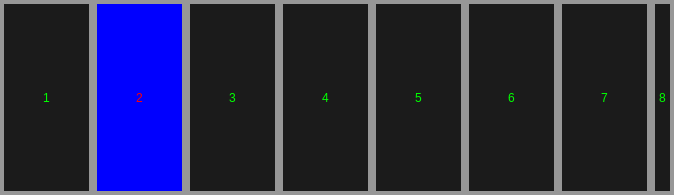
<?xml version="1.0" encoding="UTF-8"?>
<ui version="4.0">
 <class>Form</class>
 <widget class="QWidget" name="Form">
  <property name="geometry">
   <rect>
    <x>0</x>
    <y>0</y>
    <width>674</width>
    <height>195</height>
   </rect>
  </property>
  <property name="windowTitle">
   <string>Form</string>
  </property>
  <property name="styleSheet">
   <string notr="true">QLabel {
    background-color: #1B1B1B;
    color: rgb(0, 255, 0);
    border: 4px solid #979797;
}
QLabel#xxx1 {
    background-color: rgb(0, 0, 255);
    color: rgb(255, 0, 0);
}</string>
  </property>
  <layout class="QHBoxLayout" name="horizontalLayout" stretch="4,4,4,4,4,4,4,1">
   <property name="spacing">
    <number>0</number>
   </property>
   <property name="leftMargin">
    <number>0</number>
   </property>
   <property name="topMargin">
    <number>0</number>
   </property>
   <property name="rightMargin">
    <number>0</number>
   </property>
   <property name="bottomMargin">
    <number>0</number>
   </property>
   <item>
    <widget class="QLabel" name="label">
     <property name="text">
      <string>1</string>
     </property>
     <property name="alignment">
      <set>Qt::AlignCenter</set>
     </property>
    </widget>
   </item>
   <item>
    <widget class="QLabel" name="xxx1">
     <property name="text">
      <string>2</string>
     </property>
     <property name="alignment">
      <set>Qt::AlignCenter</set>
     </property>
    </widget>
   </item>
   <item>
    <widget class="QLabel" name="label_3">
     <property name="text">
      <string>3</string>
     </property>
     <property name="alignment">
      <set>Qt::AlignCenter</set>
     </property>
    </widget>
   </item>
   <item>
    <widget class="QLabel" name="label_4">
     <property name="text">
      <string>4</string>
     </property>
     <property name="alignment">
      <set>Qt::AlignCenter</set>
     </property>
    </widget>
   </item>
   <item>
    <widget class="QLabel" name="label_5">
     <property name="text">
      <string>5</string>
     </property>
     <property name="alignment">
      <set>Qt::AlignCenter</set>
     </property>
    </widget>
   </item>
   <item>
    <widget class="QLabel" name="label_6">
     <property name="text">
      <string>6</string>
     </property>
     <property name="alignment">
      <set>Qt::AlignCenter</set>
     </property>
    </widget>
   </item>
   <item>
    <widget class="QLabel" name="label_7">
     <property name="text">
      <string>7</string>
     </property>
     <property name="alignment">
      <set>Qt::AlignCenter</set>
     </property>
    </widget>
   </item>
   <item>
    <widget class="QLabel" name="label_8">
     <property name="text">
      <string>8</string>
     </property>
     <property name="alignment">
      <set>Qt::AlignCenter</set>
     </property>
    </widget>
   </item>
  </layout>
 </widget>
 <resources/>
 <connections/>
</ui>
